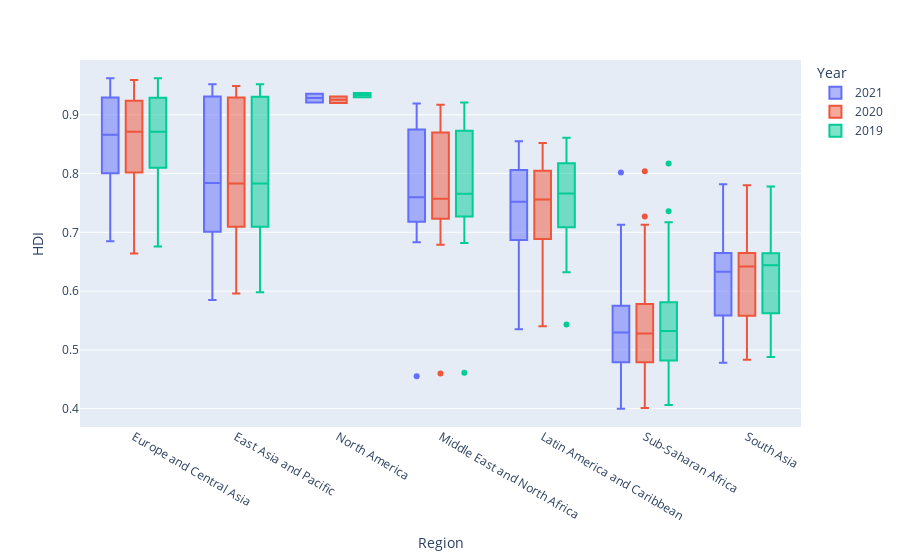

This figure's notebook cell:
### Code cell
# Checkinh Yearly Change across Regions
Happiness_2019=Happiness[['Region','Country','2019 HDI']]
Happiness_2019['Year']=2019
Happiness_2020=Happiness[['Region','Country','2020 HDI']]
Happiness_2020['Year']=2020
Happiness_2021=Happiness[['Region','Country','2021 HDI']]
Happiness_2021['Year']=2021
Happiness_2019 = Happiness_2019.rename(columns={'2019 HDI': 'HDI'})
Happiness_2020 = Happiness_2020.rename(columns={'2020 HDI': 'HDI'})
Happiness_2021 = Happiness_2021.rename(columns={'2021 HDI': 'HDI'})
Happiness_yearly=pd.concat([Happiness_2019, Happiness_2020])
Happiness_yearly=pd.concat([Happiness_yearly, Happiness_2021])
#Happiness_yearly=Happiness_2019.append(Happiness_2020)
#Happiness_yearly=Happiness_yearly.append(Happiness_2021)
Happiness_yearly['Year']=Happiness_yearly['Year'].astype(int)
Happiness_yearly=Happiness_yearly.sort_values(by=['Year','HDI'],ascending=False).reset_index()
fig=px.box(Happiness_yearly,x='Region',y='HDI',color='Year')
fig.show()

### Figure 1 — Plotly figure (JSON) as saved in the notebook; plotly's stock layout.template omitted (floating-point values rounded to 4 significant figures; data arrays with more than 128 entries replaced by an {"elided": "..."} marker saying what was removed)
{"data": [{"alignmentgroup": "True", "hovertemplate": "Year=2021<br>Region=%{x}<br>HDI=%{y}<extra></extra>", "legendgroup": "2021", "marker": {"color": "#636efa"}, "name": "2021", "notched": false, "offsetgroup": "2021", "orientation": "v", "showlegend": true, "type": "box", "x": {"elided": "143 str values"}, "x0": " ", "xaxis": "x", "y": {"elided": "143 float values"}, "y0": " ", "yaxis": "y"}, {"alignmentgroup": "True", "hovertemplate": "Year=2020<br>Region=%{x}<br>HDI=%{y}<extra></extra>", "legendgroup": "2020", "marker": {"color": "#EF553B"}, "name": "2020", "notched": false, "offsetgroup": "2020", "orientation": "v", "showlegend": true, "type": "box", "x": {"elided": "143 str values"}, "x0": " ", "xaxis": "x", "y": {"elided": "143 float values"}, "y0": " ", "yaxis": "y"}, {"alignmentgroup": "True", "hovertemplate": "Year=2019<br>Region=%{x}<br>HDI=%{y}<extra></extra>", "legendgroup": "2019", "marker": {"color": "#00cc96"}, "name": "2019", "notched": false, "offsetgroup": "2019", "orientation": "v", "showlegend": true, "type": "box", "x": {"elided": "143 str values"}, "x0": " ", "xaxis": "x", "y": {"elided": "143 float values"}, "y0": " ", "yaxis": "y"}], "layout": {"autosize": true, "boxmode": "group", "legend": {"title": {"text": "Year"}, "tracegroupgap": 0}, "margin": {"t": 60}, "xaxis": {"anchor": "y", "autorange": true, "domain": [0, 1], "range": [-0.5257, 6.526], "title": {"text": "Region"}, "type": "category"}, "yaxis": {"anchor": "x", "autorange": true, "domain": [0, 1], "range": [0.3688, 0.9932], "title": {"text": "HDI"}, "type": "linear"}}}
